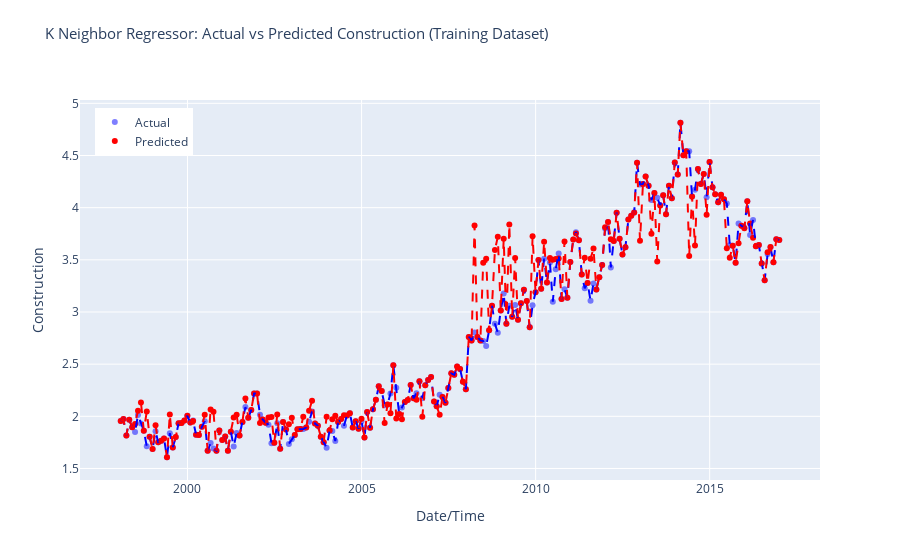

This figure's notebook cell:
### Code cell
# Sort predictions DataFrame by index
predictions.sort_index(inplace=True)

# Create Plotly figure
fig = make_subplots(rows=1, cols=1, shared_xaxes=True, shared_yaxes=True)

# Add scatter plot for actual values
fig.add_trace(go.Scatter(x=predictions.index, y=predictions['Construction'],
                         mode='markers', marker=dict(color='blue', opacity=0.5),
                         name='Actual'), row=1, col=1)

# Add scatter plot for predicted values
fig.add_trace(go.Scatter(x=predictions.index, y=predictions['prediction_label'],
                         mode='markers', marker=dict(color='red'),
                         name='Predicted'), row=1, col=1)

# Add lines for sorted actual values
fig.add_trace(go.Scatter(x=predictions.index, y=predictions['Construction'].sort_index(),
                         mode='lines', line=dict(color='blue', dash='dash'),
                         showlegend=False), row=1, col=1)

# Add lines for sorted predicted values
fig.add_trace(go.Scatter(x=predictions.index, y=predictions['prediction_label'].sort_index(),
                         mode='lines', line=dict(color='red', dash='dash'),
                         showlegend=False), row=1, col=1)

fig.update_layout(title_text='K Neighbor Regressor: Actual vs Predicted Construction (Training Dataset)',
                  title_font_size=15, title_y=0.95,  # Adjusted title_y value
                  xaxis_title='Date/Time', yaxis_title='Construction',
                  legend=dict(x=0.02, y=0.98),
                  grid=dict(rows=1, columns=1, ygap=0.2))

# Show interactive plot
fig.show()

### Figure 1 — Plotly figure (JSON) as saved in the notebook; plotly's stock layout.template omitted (floating-point values rounded to 4 significant figures; data arrays with more than 128 entries replaced by an {"elided": "..."} marker saying what was removed)
{"data": [{"marker": {"color": "blue", "opacity": 0.5}, "mode": "markers", "name": "Actual", "type": "scatter", "x": {"elided": "228 str values"}, "xaxis": "x", "y": {"elided": "228 float values"}, "yaxis": "y"}, {"marker": {"color": "red"}, "mode": "markers", "name": "Predicted", "type": "scatter", "x": {"elided": "228 str values"}, "xaxis": "x", "y": {"elided": "228 float values"}, "yaxis": "y"}, {"line": {"color": "blue", "dash": "dash"}, "mode": "lines", "showlegend": false, "type": "scatter", "x": {"elided": "228 str values"}, "xaxis": "x", "y": {"elided": "228 float values"}, "yaxis": "y"}, {"line": {"color": "red", "dash": "dash"}, "mode": "lines", "showlegend": false, "type": "scatter", "x": {"elided": "228 str values"}, "xaxis": "x", "y": {"elided": "228 float values"}, "yaxis": "y"}], "layout": {"grid": {"columns": 1, "rows": 1, "ygap": 0.2}, "legend": {"x": 0.02, "y": 0.98}, "title": {"font": {"size": 15}, "text": "K Neighbor Regressor: Actual vs Predicted Construction (Training Dataset)", "y": 0.95}, "xaxis": {"anchor": "y", "domain": [0, 1], "title": {"text": "Date/Time"}}, "yaxis": {"anchor": "x", "domain": [0, 1], "title": {"text": "Construction"}}}}
